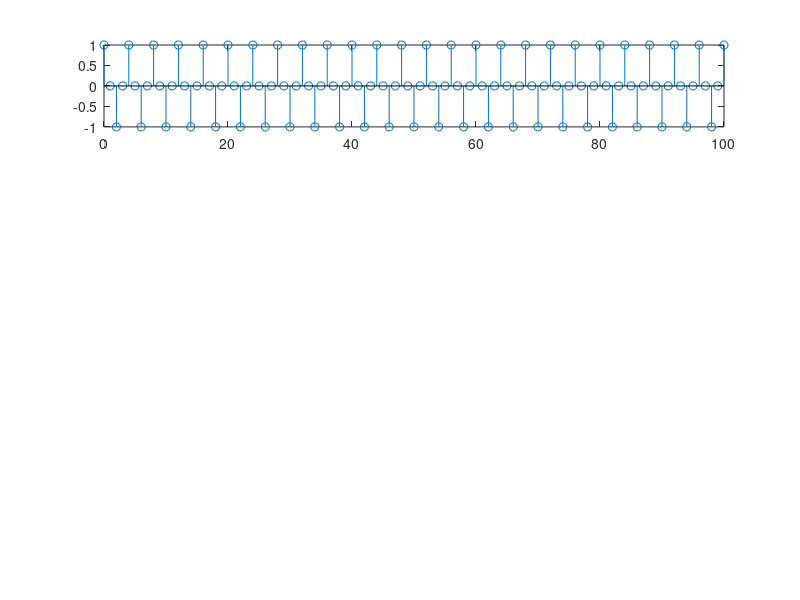

Recreate this plot in MATLAB. (Note: this script raises an error after producing the figure.)
1;

n = 0:100;

xn1 = cos(pi*n/2);
np1 = 0:4:100;
xnp1 = cos(pi*np1/2);

xn2 = sin(pi*n/8);
np2 = 0:16:100;
xnp2 = sin(pi*np2/8);

xn3 = cos(pi*n/4 + pi/3);
np3 = 0:8:100;
xnp3 = cos(pi*np3/4 + pi/3);

xn4 = cos(2*n/pi);

yn1 = cos(pi*np2/2) + sin(pi*np2/8);
yn2 = cos(pi*np2/2) + sin(pi*np2/8) - cos(pi*np2/4 + pi/3);

figure
subplot(4,1,1);
stem(n,xn1);
hold on
scatter(np1, xnp1, '*', 'r');
hold off

subplot(4,1,2);
stem(n,xn2);
hold on
scatter(np2, xnp2, '*', 'r');
hold off

subplot(4,1,3);
stem(n,xn3);
hold on
scatter(np3, xnp3, '*', 'r');
hold off

subplot(4,1,4);
stem(n,xn4);

figure
subplot(3,1,1);
stem(n,xn1+xn2);
hold on
scatter(np2, yn1, '*', 'r');
hold off

subplot(3,1,2);
stem(n,xn1+xn2-xn3);
hold on
scatter(np2, yn2, '*', 'r');
hold off

subplot(3,1,3);
stem(n,xn1+xn2-xn3+2*xn4);